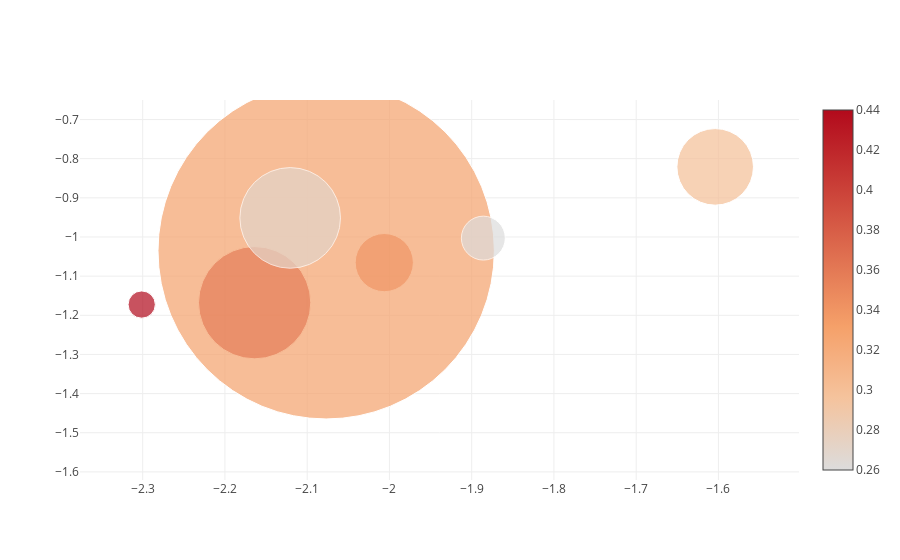

Notebook cell for this chart:
### Markdown cell above
La première réponse pour "charcuterie" est l'utilisateur *lyon_gastronomie*.

Un des profils les plus sémantiquement proches (bulle très foncée) est [*so_food_toulouse*](http://instagram.com/web/friendships/2226115366/follow/).

### Code cell
mylib.launch_campaign_about('charcuterie')

### Figure 1 — Plotly figure (JSON) as saved in the notebook; plotly's stock layout.template omitted (floating-point values rounded to 4 significant figures)
{"data": [{"marker": {"color": [0.44, 0.42, 0.36, 0.33, 0.3, 0.27, 0.26], "showscale": true, "size": [27.25, 112.3, 58.19, 336.4, 76.59, 100.6, 43.9]}, "mode": "markers", "text": ["instagram URL: http://instagram.com/web/friendships/550862816/follow/<br>instagram ID: 550862816<br>final measure: 0.44<br>likes: 479876.0<br>followers: 32049.0<br>likesperday: 1086.0<br>", "instagram URL: http://instagram.com/web/friendships/270713045/follow/<br>instagram ID: 270713045<br>final measure: 0.42<br>likes: 473877.0<br>followers: 190294.0<br>likesperday: 3145.0<br>", "instagram URL: http://instagram.com/web/friendships/2533019771/follow/<br>instagram ID: 2533019771<br>final measure: 0.36<br>likes: 525916.0<br>followers: 62738.0<br>likesperday: 2309.0<br>", "instagram URL: http://instagram.com/web/friendships/1280794066/follow/<br>instagram ID: 1280794066<br>final measure: 0.33<br>likes: 1322543.0<br>followers: 253193.0<br>likesperday: 7602.0<br>", "instagram URL: http://instagram.com/web/friendships/23392825/follow/<br>instagram ID: 23392825<br>final measure: 0.3<br>likes: 404113.0<br>followers: 224290.0<br>likesperday: 1456.0<br>", "instagram URL: http://instagram.com/web/friendships/247077894/follow/<br>instagram ID: 247077894<br>final measure: 0.27<br>likes: 596039.0<br>followers: 109682.0<br>likesperday: 3485.0<br>", "instagram URL: http://instagram.com/web/friendships/2212133610/follow/<br>instagram ID: 2212133610<br>final measure: 0.26<br>likes: 381526.0<br>followers: 105412.0<br>likesperday: 1078.0<br>"], "type": "scatter", "x": [-2.301, -2.164, -2.006, -2.077, -1.604, -2.121, -1.886], "y": [-1.173, -1.168, -1.065, -1.035, -0.8209, -0.9513, -1.003]}], "layout": {}}
